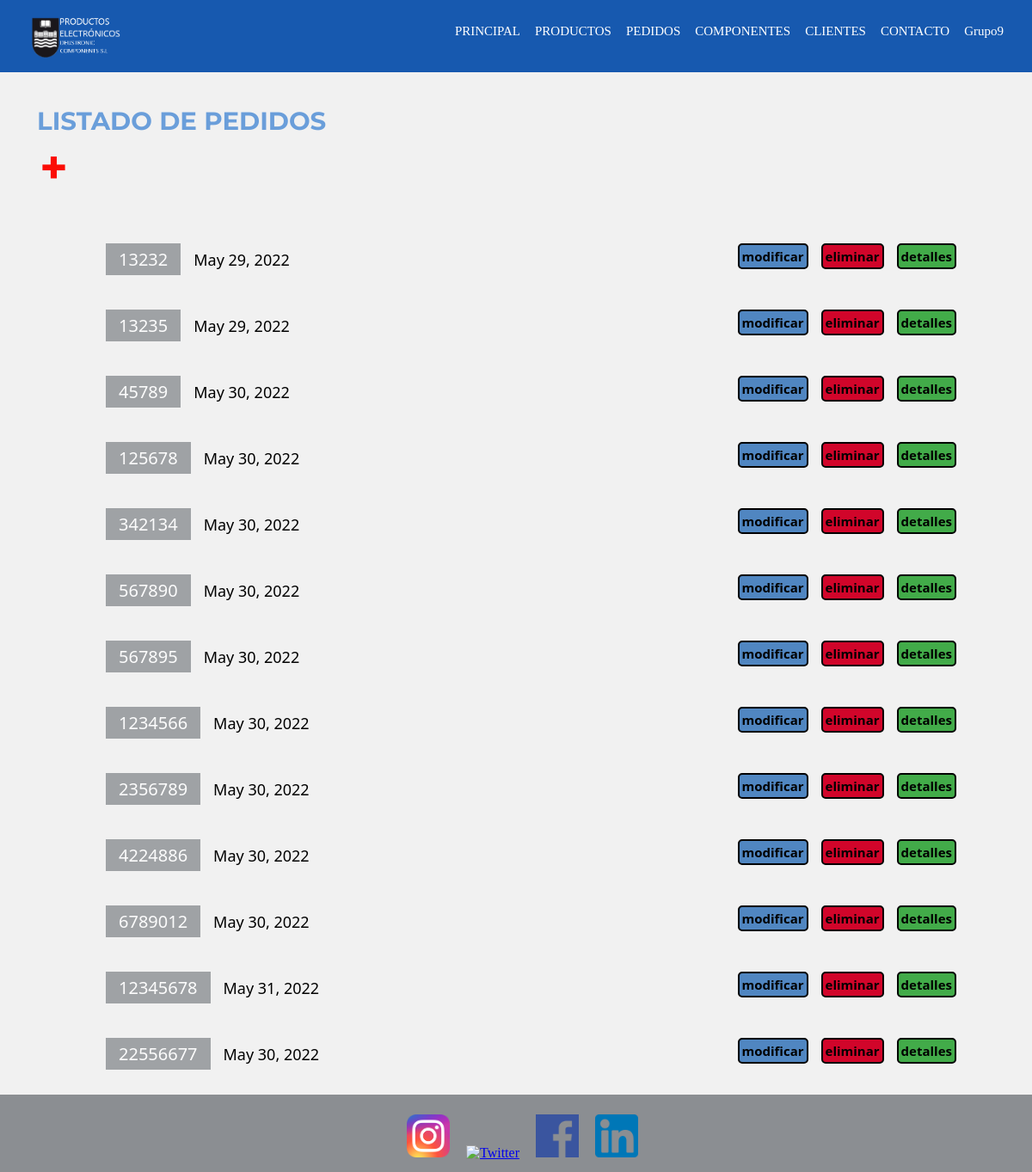
The app's page /deustronic/listadoPedido (signed in) with its own data.
### deustronic/models.py (models this page shows, shortened)
class Pedido(models.Model):
    referencia = models.IntegerField(primary_key=True)
    fecha = models.DateField(auto_now = True)
    cliente = models.ForeignKey(Cliente, on_delete=models.CASCADE, null = True)
    producto = models.ManyToManyField(Producto)
    cantidadproducto = models.IntegerField()
    precioTotal = models.FloatField()

### deustronic/views.py (the view)
# urls.py: path('listadoPedido', views.listadoPedido, name='listadoPedido'),
def listadoPedido(request):
    pedido = get_list_or_404(Pedido)
    context = {
        'pedidos': pedido,
    }
    return render(request, "listadoPedido.html", context)

### deustronic/templates/listadoPedido.html
{% extends "base.html" %}
{% load static %}
{% block content %}
    <header>
    {% if user.is_authenticated %}
    <article class="listados" id="listadosIzq">
        <header>
            <div class="listadostitulo">
                <h3>LISTADO DE PEDIDOS</h3>
                    {% if perms.appGestionDePedidos.add_pedido %}
                        <a class="añadir" href="{% url 'anyadirPedido' %}">+</a>
                    {% endif %}
            </div>
        </header>
            <div class="listadosContenido">
                <div class="busqueda">
                    {% if pedidos %}
                        <ul>
                            {% for pedido in pedidos %}
                                <li>
                                    <span>{{pedido.pk}}</span>{{pedido.fecha}}
                                    {% if perms.appGestionDePedidos.view_pedido %}
                                        <a class="detalles" href="http://127.0.0.1:8000/deustronic/detallePedido/{{pedido.pk}}/">detalles</a>
                                    {% endif %}
                                    {% if perms.appGestionDePedidos.delete_pedido %}
                                        <a class="eliminar" href="http://127.0.0.1:8000/deustronic/eliminarPedido/{{pedido.pk}}/">eliminar</a>
                                    {% endif %}
                                    {% if perms.appGestionDePedidos.change_pedido %}
                                        <a class="modificar" href="http://127.0.0.1:8000/deustronic/modificarPedido/{{pedido.pk}}">modificar</a>
                                    {% endif %}
                                </li>
                            {% endfor %}
                        </ul>
                    {% else %}
                        <h4>No existen pedidos en Deustronic Components S.L.</h4>
                        {% if perms.appGestionDePedidos.add_pedido %}
                            <p>Para añadir un pedido haga click <a class="añadir" href="{% url 'anyadirPedido' %}">aquí</a></p>
                        {% endif %}
                    {% endif %}
                </div>
            </div>
        </article>
    {% endif %}
{% endblock %}

### deustronic/templates/base.html (shortened to what this page needs)
<!DOCTYPE html> {% load static %}
<html lang="es">
<head>
    <link rel="stylesheet" href="{% static 'CSS/style.css' %}?{% now 'U' %}">
    <link rel="stylesheet" href="{% static '/CSS/CambiarTamano.css' %}">
</head>
<body>
    <header>
        <div class="nav-fijado">
            <nav class="menu">
                <img src="{% static 'IMG/DEUSTO.png' %}" alt="Logo" width="150px">
                <ul>
                    <li><a href="{% url 'base' %}">PRINCIPAL</a></li>
                    <li><a href="{% url 'listadoProducto' %}">PRODUCTOS</a></li>
                    <li><a href="{% url 'listadoPedido' %}">PEDIDOS</a></li>
                    <li><a href="{% url 'listadoComponente' %}">COMPONENTES</a></li>
                    <li><a href="{% url 'listadoCliente' %}">CLIENTES</a></li>
                    <li><a href="{% url 'envioEmail' %}">CONTACTO</a></li>
                    {% if user.is_authenticated %}
                        <li><a href= "">{{user.username}}</a>
                        </li>
                    {% else %}
                        <li><a href="{% url 'login' %}">Log In</a></li>
                    {% endif %}
                </ul>
            </nav>
        </div>
    </header>
    <main>
        {% block content %}{% endblock %}
    </main>
    <footer class="pie">
        <div id="redes">
            <a href="https://www.instagram.com/?hl=es" title="Instagram"><img src="{% static 'IMG/instagram.png' %}" alt="Intagram" width="50px" height="50px"></a>
            <a href="https://twitter.com/?lang=es" title="Twitter"><img src="{% static 'IMG/twitter.png' %}" alt="Twitter" width="50px" height="50px"></a>
            <a href="https://es-es.facebook.com/" title="Facebook"><img src="{% static 'IMG/facebook.png' %}" alt="Facebook" width="50px" height="50px"></a>
            <a href="https://es.linkedin.com/" title="LinkedIn"><img src="{% static 'IMG/linkedin.png' %}" alt="LinkedIn" width="50px" height="50px"></a>
        </div>
    </footer>
</body>
</html>

### deustronic/static/css/style.css (style rules this page uses)
* { padding: 0; margin: 0; }
.nav-fijado { width: 100%; position: fixed; border-bottom: 2px solid rgb(241, 241, 241); background-color: rgb(23, 89, 175); z-index: 1; }
.menu { margin-left: auto; margin-right: auto; font-family: "calibri"; width: 100%; }
.menu li { display: inline-block; }
.menu img { float: left; padding-top: 0px; padding-left: 15px; padding-bottom: 0px; }
.menu ul { margin: auto; list-style: none; padding-right: 20px; float: right; }
.menu li a { text-decoration: none; color: rgb(255, 255, 255); font-size: 15px; display: table-cell; vertical-align: middle; padding-top: 28px; padding-right: 13px; transition: color 0.6s; }
.pie { background-color: rgba(38, 45, 52, 0.5); width: 100%; display: inline-flex; align-items: center; height: 90px; position:static; margin-top: 3%; }
.pie #redes { display: block; margin: 0px auto; text-align: center; }
.pie img { margin-top: 10px; margin-left: 15px; }
body { height: 100%; background-color: rgb(241, 241, 241); }
main { min-height: 521px; height: 100%; padding: 13px; }
.listadostitulo { margin-top: 80px; }
.listados header { padding: 30px; float: left; font-family: "montserrat"; font-size: 25px; color: #6a9eda; }
.listadosContenido ul { height: 250px; padding-top: 70px; }
.listadosContenido { height: 300px; margin-bottom: 15px; padding: 80px; align-items: center; font-family: 'Segoe UI', Tahoma, Geneva, Verdana, sans-serif; font-size: 18px; }
.listadosContenido ul li { width: 100%; list-style: none; padding: 20px; }
.listadosContenido ul li span { background-color: #999c9fec; color: rgb(252, 252, 252); display: inline-block; text-align: center; width: auto; padding: 15px; padding-top: 5px; padding-bottom: 5px; font-size: 20px; margin-right: 15px; margin-left: 10px; }
.listadosContenido a { text-decoration: none; color: black; }
.eliminar { font-size: 15px; float: right; margin-right: 15px; padding: 3px; background-color: #d1052a; border: black solid 2px; border-radius: 5px; font-weight: bold; }
.modificar { color: white; font-size: 15px; float: right; margin-right: 15px; padding: 3px; background-color: #5086c1; border: black solid 2px; border-radius: 5px; font-weight: bold; }
.detalles { color: white; font-size: 15px; float: right; margin-right: 15px; padding: 3px; background-color: #42ab49; border: black solid 2px; border-radius: 5px; font-weight: bold; }
.añadir { float: left; margin-right: 15px; padding: 3px; font-weight: bold; font-size: 55px; text-decoration: none; color: #fb0d05; }
.busqueda { text-align: left; padding-top: 100px; }

### deustronic/static/css/cambiarTamano.css (style rules this page uses)
:root { --font-size: 1; }
body { font-size: calc(var(--font-size) * 1em); }

### records on screen
Pedido: pk "13232", fecha "May 29, 2022"
Pedido: pk "13235", fecha "May 29, 2022"
Pedido: pk "45789", fecha "May 30, 2022"
Pedido: pk "125678", fecha "May 30, 2022"
Pedido: pk "342134", fecha "May 30, 2022"
Pedido: pk "567890", fecha "May 30, 2022"
Pedido: pk "567895", fecha "May 30, 2022"
Pedido: pk "1234566", fecha "May 30, 2022"
Pedido: pk "2356789", fecha "May 30, 2022"
Pedido: pk "4224886", fecha "May 30, 2022"
Pedido: pk "6789012", fecha "May 30, 2022"
Pedido: pk "12345678", fecha "May 31, 2022"
Pedido: pk "22556677", fecha "May 30, 2022"

### other values on screen
{{ user.username }} "Grupo9"
